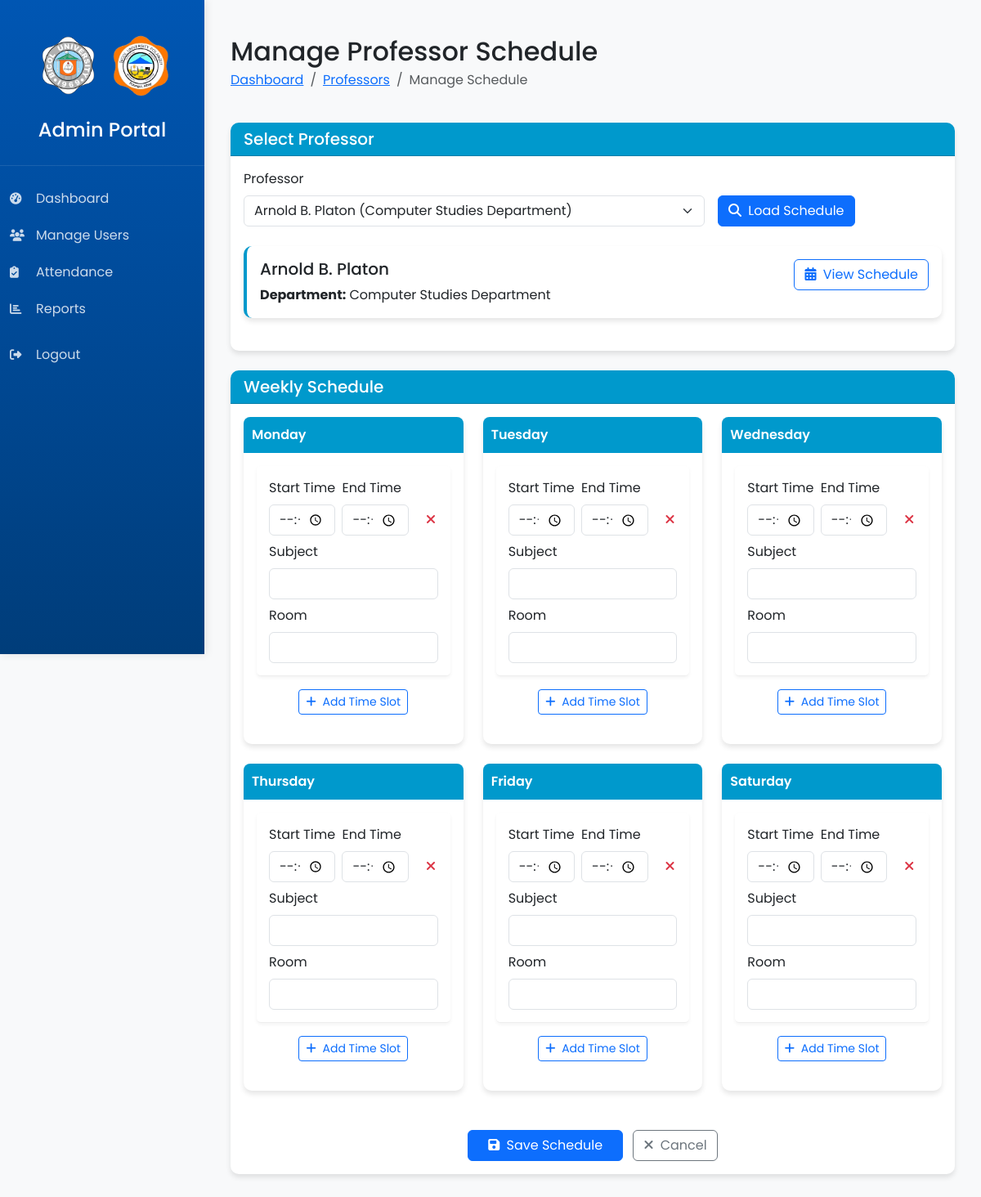
The app's page /admin/add-schedule.php?professor_id=1 (signed in) with its own data.
### tables this page shows
CREATE TABLE `professors` (
  `id` int(11) NOT NULL,
  `name` varchar(100) NOT NULL,
  `email` varchar(100) NOT NULL,
  `designation` varchar(50) DEFAULT NULL,
  `profile_image` varchar(255) DEFAULT NULL,
  `created_at` timestamp NOT NULL DEFAULT current_timestamp(),
  `status` enum('active','pending') DEFAULT 'active',
  `approved_at` datetime DEFAULT NULL,
  `approved_by` int(11) DEFAULT NULL,
  `department` varchar(100) NOT NULL DEFAULT 'Computer Studies Department',
  `phone` varchar(20) NOT NULL,
  `username` varchar(50) DEFAULT NULL,
  `password` varchar(255) DEFAULT NULL,
  `login_attempts` int(11) DEFAULT 0,
  `last_attempt` datetime DEFAULT NULL,
  `account_locked` tinyint(1) DEFAULT 0,
  `lock_until` datetime DEFAULT NULL,
  `last_failed_attempt_ip` varchar(45) DEFAULT NULL
);

CREATE TABLE `schedule_days` (
  `id` int(11) NOT NULL,
  `day_name` varchar(10) NOT NULL
);

### admin/add-schedule.php (the view, shortened to what this page needs)
<?php
require_once '../config/database.php';
$professors = [];
$days = [];
$professor_query = $conn->query("SELECT id, name, department FROM professors ORDER BY name");
if ($professor_query) {
    $professors = $professor_query->fetch_all(MYSQLI_ASSOC);
}
$days_query = $conn->query("SELECT * FROM schedule_days ORDER BY id");
if ($days_query) {
    $days = $days_query->fetch_all(MYSQLI_ASSOC);
}
$current_schedule = [];
$current_professor = null;
if (isset($_GET['professor_id'])) {
    $professor_id = (int)$_GET['professor_id'];
    $prof_stmt = $conn->prepare("SELECT id, name, department FROM professors WHERE id = ?");
    $prof_stmt->bind_param("i", $professor_id);
    $prof_stmt->execute();
    $current_professor = $prof_stmt->get_result()->fetch_assoc();
}
?>
<!DOCTYPE html>
<html lang="en">
<head>
    <link href="https://cdn.jsdelivr.net/npm/bootstrap@5.3.0/dist/css/bootstrap.min.css" rel="stylesheet">
    <link rel="stylesheet" href="https://cdnjs.cloudflare.com/ajax/libs/font-awesome/6.4.0/css/all.min.css">
    <link rel="stylesheet" href="css/dashboard.css">
</head>
<body>
    <?php include 'partials/sidebar.php'; ?>
    <main class="main-content">
        <div class="container-fluid py-4">
            <div class="d-flex justify-content-between align-items-center mb-4">
                <div>
                    <h2 class="mb-1">Manage Professor Schedule</h2>
                    <nav aria-label="breadcrumb">
                        <ol class="breadcrumb">
                            <li class="breadcrumb-item"><a href="dashboard.php">Dashboard</a></li>
                            <li class="breadcrumb-item"><a href="manage-users.php">Professors</a></li>
                            <li class="breadcrumb-item active" aria-current="page">Manage Schedule</li>
                        </ol>
                    </nav>
                </div>
            </div>
            <div class="row">
                <div class="col-lg-12">
                    <div class="card mb-4">
                        <div class="card-header">
                            <h5 class="mb-0">Select Professor</h5>
                        </div>
                        <div class="card-body">
                            <form method="GET" class="mb-4">
                                <div class="row g-3 align-items-end">
                                    <div class="col-md-8">
                                        <label for="professor_id" class="form-label">Professor</label>
                                        <select class="form-select" id="professor_id" name="professor_id" required>
                                            <?php foreach ($professors as $professor): ?>
                                                <option value="<?= $professor['id'] ?>"
                                                    <?= isset($_GET['professor_id']) && $_GET['professor_id'] == $professor['id'] ? 'selected' : '' ?>>
                                                    <?= htmlspecialchars($professor['name']) ?> (<?= htmlspecialchars($professor['department']) ?>)
                                                </option>
                                            <?php endforeach; ?>
                                        </select>
                                    </div>
                                    <div class="col-md-4">
                                        <button type="submit" class="btn btn-primary">
                                            <i class="fas fa-search me-1"></i> Load Schedule
                                        </button>
                                    </div>
                                </div>
                            </form>
                            <?php if ($current_professor): ?>
                                <div class="card professor-info-card mb-4">
                                    <div class="card-body">
                                        <div class="row">
                                            <div class="col-md-6">
                                                <h5 class="card-title"><?= htmlspecialchars($current_professor['name']) ?></h5>
                                                <p class="card-text">
                                                    <strong>Department:</strong> <?= htmlspecialchars($current_professor['department']) ?>
                                                </p>
                                            </div>
                                            <div class="col-md-6 text-md-end">
                                                <a href="professor-schedule.php?id=<?= $current_professor['id'] ?>" class="btn btn-outline-primary">
                                                    <i class="fas fa-calendar-alt me-1"></i> View Schedule
                                                </a>
                                            </div>
                                        </div>
                                    </div>
                                </div>
                            <?php endif; ?>
                        </div>
                    </div>
                    <?php if (isset($_GET['professor_id'])): ?>
                        <div class="card">
                            <div class="card-header">
                                <h5 class="mb-0">Weekly Schedule</h5>
                            </div>
                            <div class="card-body">
                                <form method="POST" id="scheduleForm">
                                    <div class="row">
                                        <?php foreach ($days as $day): ?>
                                            <div class="col-md-6 col-lg-4 mb-4">
                                                <div class="card h-100">
                                                    <div class="day-header">
                                                        <?= htmlspecialchars($day['day_name']) ?>
                                                    </div>
                                                    <div class="card-body">
                                                        <div id="schedules-<?= $day['id'] ?>">
                                                            <?php if (isset($current_schedule[$day['id']])): ?>
                                                                <?php foreach ($current_schedule[$day['id']] as $index => $item): ?>
                                                                    <div class="schedule-item">
                                                                        <div class="row g-2">
                                                                            <div class="col-md-5">
                                                                                <label class="form-label">Start Time</label>
                                                                                <input type="time" class="form-control time-input"
                                                                                    name="schedules[<?= $day['id'] ?>][<?= $index ?>][start_time]"
                                                                                    value="<?= htmlspecialchars($item['start_time']) ?>" required>
                                                                            </div>
                                                                            <div class="col-md-5">
                                                                                <label class="form-label">End Time</label>
                                                                                <input type="time" class="form-control time-input"
                                                                                    name="schedules[<?= $day['id'] ?>][<?= $index ?>][end_time]"
                                                                                    value="<?= htmlspecialchars($item['end_time']) ?>" required>
                                                                            </div>
                                                                            <div class="col-md-2 d-flex align-items-end">
                                                                                <button type="button" class="btn btn-link remove-schedule-btn"
                                                                                    onclick="removeSchedule(this, <?= $day['id'] ?>)">
                                                                                    <i class="fas fa-times"></i>
                                                                                </button>
                                                                            </div>
                                                                            <div class="col-12">
                                                                                <label class="form-label">Subject</label>
                                                                                <input type="text" class="form-control"
                                                                                    name="schedules[<?= $day['id'] ?>][<?= $index ?>][subject]"
                                                                                    value="<?= htmlspecialchars($item['subject']) ?>" required>
                                                                            </div>
                                                                            <div class="col-12">
                                                                                <label class="form-label">Room</label>
                                                                                <input type="text" class="form-control"
                                                                                    name="schedules[<?= $day['id'] ?>][<?= $index ?>][room]"
                                                                                    value="<?= htmlspecialchars($item['room']) ?>" required>
                                                                            </div>
                                                                        </div>
                                                                    </div>
                                                                <?php endforeach; ?>
                                                            <?php else: ?>
                                                                <div class="schedule-item">
                                                                    <div class="row g-2">
                                                                        <div class="col-md-5">
                                                                            <label class="form-label">Start Time</label>
                                                                            <input type="time" class="form-control time-input"
                                                                                name="schedules[<?= $day['id'] ?>][0][start_time]" required>
                                                                        </div>
                                                                        <div class="col-md-5">
                                                                            <label class="form-label">End Time</label>
                                                                            <input type="time" class="form-control time-input"
                                                                                name="schedules[<?= $day['id'] ?>][0][end_time]" required>
                                                                        </div>
                                                                        <div class="col-md-2 d-flex align-items-end">
                                                                            <button type="button" class="btn btn-link remove-schedule-btn"
                                                                                onclick="removeSchedule(this, <?= $day['id'] ?>)">
                                                                                <i class="fas fa-times"></i>
                                                                            </button>
                                                                        </div>
                                                                        <div class="col-12">
                                                                            <label class="form-label">Subject</label>
                                                                            <input type="text" class="form-control"
                                                                                name="schedules[<?= $day['id'] ?>][0][subject]" required>
                                                                        </div>
                                                                        <div class="col-12">
                                                                            <label class="form-label">Room</label>
                                                                            <input type="text" class="form-control"
                                                                                name="schedules[<?= $day['id'] ?>][0][room]" required>
                                                                        </div>
                                                                    </div>
                                                                </div>
                                                            <?php endif; ?>
                                                        </div>
                                                        <div class="text-center mt-3">
                                                            <button type="button" class="btn btn-sm btn-outline-primary"
                                                                onclick="addSchedule(<?= $day['id'] ?>)">
                                                                <i class="fas fa-plus me-1"></i> Add Time Slot
                                                            </button>
                                                        </div>
                                                    </div>
                                                </div>
                                            </div>
                                        <?php endforeach; ?>
                                    </div>
                                    <div class="text-center mt-4">
                                        <button type="submit" class="btn btn-primary px-4">
                                            <i class="fas fa-save me-1"></i> Save Schedule
                                        </button>
                                        <a href="professor-schedule.php?id=<?= $_GET['professor_id'] ?>" class="btn btn-outline-secondary ms-2">
                                            <i class="fas fa-times me-1"></i> Cancel
                                        </a>
                                    </div>
                                </form>
                            </div>
                        </div>
                    <?php endif; ?>
                </div>
            </div>
        </div>
    </main>
</body>
</html>

### records on screen
professors: name "Arnold B. Platon", department "Computer Studies Department"
schedule_days: day_name "Monday"
schedule_days: day_name "Tuesday"
schedule_days: day_name "Wednesday"
schedule_days: day_name "Thursday"
schedule_days: day_name "Friday"
schedule_days: day_name "Saturday"

### other values on screen
form field professor_id "Arnold B. Platon (Computer Studies Department)"
